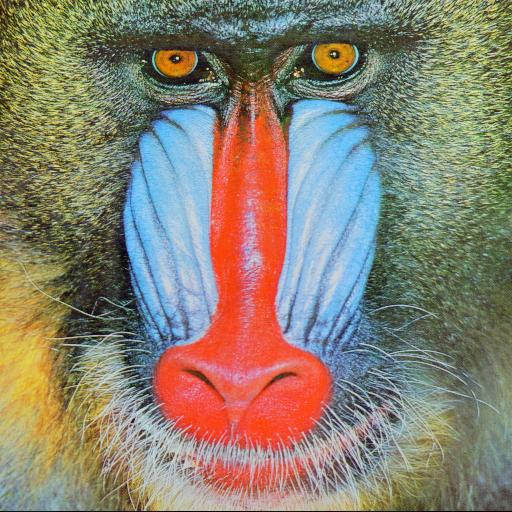
#> input picture Lab1_Intro/mandril.jpg, 512 x 512 px
$ jupyter execute 01_intro.ipynb
#> lines starting #> are read from the running program, lines starting #| are printed output that depends on the picture
W ramach kursu będziemy wykorzystywać głównie bibliotekę OpenCV (Open Computer Vision Library).
W trakcie niniejszego ćwiczenia zapoznamy się z podstawowymi funkcjonalnościami: wczytaniami, zapisywaniem, konwersją do inne przestrzeni barw.
Zaznajomimy się również z Jupyter Notebook.

Wczytywanie obrazów z wykorzystaniem OpenCV.
1. Zaimportuj bibliotekę OpenCV:
        `import cv2`
1. Zaimportuj bibliotekę pyplot z matplotlib jako plt:
        `from matplotlib import pyplot as plt`
1. Wygodną opcją jest możliwość pobierania danych (obrazów, ale też np. baz danych) z sieci.
   Eliminuje to konieczność pobierania danych np. z Moodle oraz czyni uzupełniony Notebook "samowystarczalnym" - wystarczy go uruchomić.
   * zaimportuj bibliotekę `import os`
   * sprawdź, czy taki plik istnieje (unikniemy wielokrotnego pobierania tych samych danych)
        `if not os.path.exists("mandril.jpg") :`
   * pobierz obraz: `!wget https://raw.githubusercontent.com/vision-agh/poc_sw/master/01_Intro/mandril.jpg`

1. Wykorzystując polecenie *imread* wczytaj obraz *mandril.jpg*
1. Wyświetl obraz wykorzystując bibliotekę *pyplot*
        plt.imshow(I)
        plt.xticks([]), plt.yticks([])
        plt.show()
1. Jeśli ktoś nie wie jak powinien wyglądać mandryl, to proszę podglądnąć obraz na GitHub lub w sprawdzić w Interencie.
   Przyczyną problemu jest sposób w jaki funkcja `imread` z OpenCV odczytuje obraz (BGR, zamiast RGB).
   Obrazom kolorowym będzie poświęcone odrębne ćwiczenie, także nie będziemy w tym miejscu rozwijać tego wątku.
1. W celu poprawnego wyświetlenia należy dokonać konwersji koloru z BGR na RGB.
        I = cv2.cvtColor(I, cv2.COLOR_BGR2RGB)
1. Dla porządku warto dodać, że w OpenCV do wyświetlania domyślnie wykorzystuje się funkcję `imshow`.
   Jednakże w przypadku Jupyter Notebook to rozwiązanie ma pewne wady i dlatego nie będziemy jej używać.
   Natomiast jeśli ktoś pracuje w "czystym" Python, to jest to na pewno równoważna funkcjonalność.

[cell 1]
import cv2
import os
from matplotlib import pyplot as plt
if not os.path.exists("mandril.jpg"):
    !wget https://raw.githubusercontent.com/vision-agh/poc_sw/master/01_Intro/mandril.jpg

W praktycznych rozważaniach często analizuje się obrazy w odcieniach szarości (ang. *grayscale*).
Do konwersji służy znana już funkcja `cvtColor` tylko tym razem z parametrem `cv2.COLOR_RGB2GRAY`.
Proszę spróbować wyświetlić obraz.
Może okazać się, że nadal jest kolorowy, choć inaczej.
Dlaczego tak się dzieje zostanie obszerniej wyjaśnione pod koniec ćwiczenia.
Na razie należy dodać polecenie `plt.gray()` przed `plt.show`.

[cell 2]
I = cv2.imread('mandril.jpg')
#> I is the input picture: shape (512, 512, 3); mean B, G, R 113.2, 128.8, 137.4
I = cv2.cvtColor(I, cv2.COLOR_RGB2GRAY)
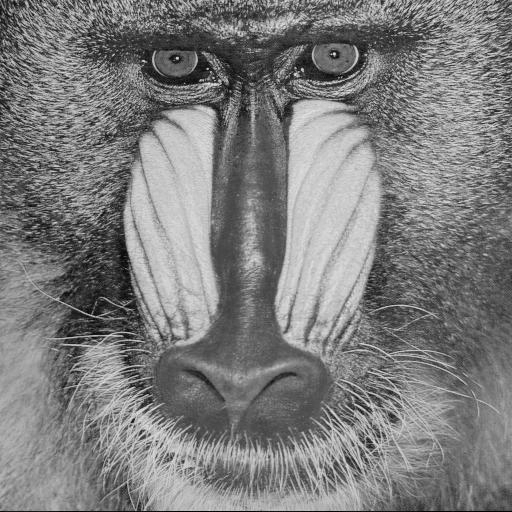
#> I: shape (512, 512); min 0, max 233, mean 125.1

# Matplotlib display
plt.imshow(I)
plt.xticks([]), plt.yticks([])
plt.gray()
plt.show()

Czasami konieczne jest zapisanie przetworzonego obrazu.
Służy do tego funkcja `cv2.imwrite`.
Proszę zapisać szarą wersję mandryla w formacie *png*.
Warto sprawdzić, czy obraz zapisał się poprawnie tj. otworzyć go w aplikacji do przeglądania obrazów.

[cell 3]
cv2.imwrite("szara_malpa.png", I)
#> Out = True

Obraz w skali szarości możemy traktować jako dwuwymiarową funkcję $L(x,y)$, gdzie $x$, $y$ to współrzędne piksela, a $L(x,y)$ poziom jasności (najczęściej [0;255] - zapis na 8-bitach, typ *unsigned int*).
Wyświetl obraz mandryl jako funkcję dwuwymiarową (uwaga - to chwilę się liczy):

[cell 4]
import numpy as np

# create grid
xx, yy = np.mgrid[0:I.shape[0], 0:I.shape[1]]

# create the figure
fig = plt.figure()
ax = fig.add_subplot(projection='3d')
ax.plot_surface(xx, yy, I ,rstride=1, cstride=1, cmap=plt.get_cmap('gray'),
        linewidth=0)
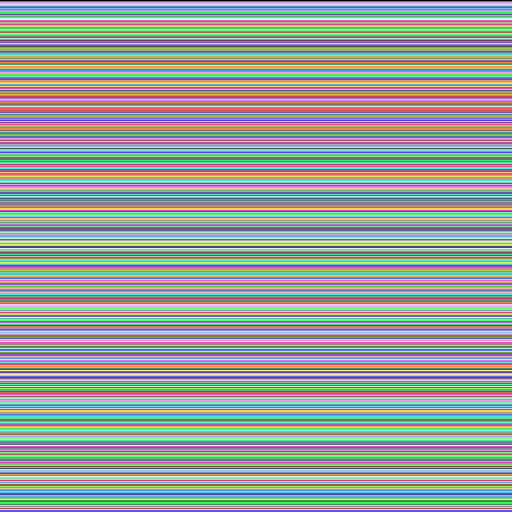
#> xx: shape (512, 512) int64; 512 distinct labels, from 0 to 511; one colour per label, 0 black

# show it
plt.show()
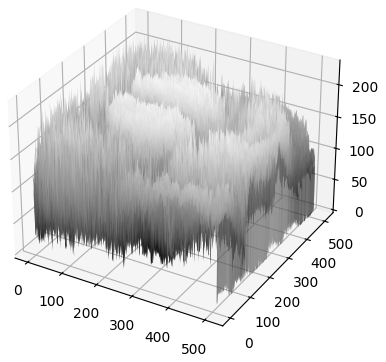
#> figure drawn by matplotlib, 1 panel

Komentarz:
- używamy biblioteki do obliczeń *numpy*,
- tworzymy siatkę punktów o rozmiarach takich jak obraz (*shape*),
- rysujemy wykres 3D

Podczas przetwarzania i analizy obrazów przydatne bywają "przekroje" przez obraz, czyli wartości funkcji $L(x,y)$ w przypadku gdy $x$ lub $y$ jest ustalone.
Wykonaj jeden wybrany przekrój w $x$ i $y$:
- po pierwsze należy pobrać dany wiersz lub kolumnę - np. `S = IG[10,:]` (tu jedenasty wiersz),
- po drugie stworzyć wykres złożony z dwóch subwykresów: `f, (ax1,ax2) = plt.subplots(1,2)`
- dla każdego z nich ustawić tytuł (np. `ax1.set_title('XXX')`) oraz treść `ax1.plot(S)`,
- na koniec całość wyświetlić `plt.show()`.

[cell 5]
S = I[10, :]
#> S = 512 values, max 226 at index 458, min 17 at index 37, mean 115.7
S2 =I[:, 10]
#> S2 = 512 values, max 181 at index 139, min 18 at index 41, mean 125.3
f, (ax1, ax2) = plt.subplots(1, 2)
ax1.set_title('rows')
ax2.set_title('cols')
ax1.plot(S)
ax2.plot(S2)
plt.show()
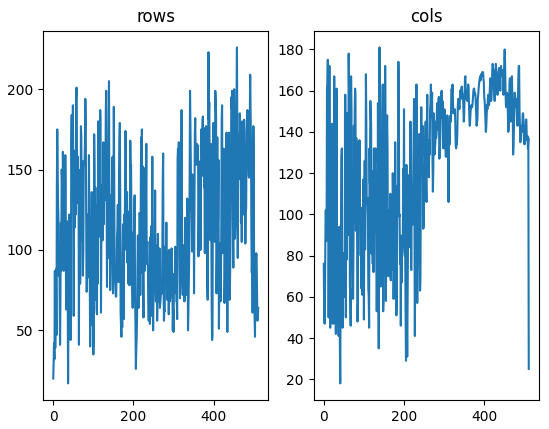
#> figure drawn by matplotlib, 2 panels; panel 1: curve peaks at x = 458, y = 226; panel 2: curve peaks at x = 139, y = 181
